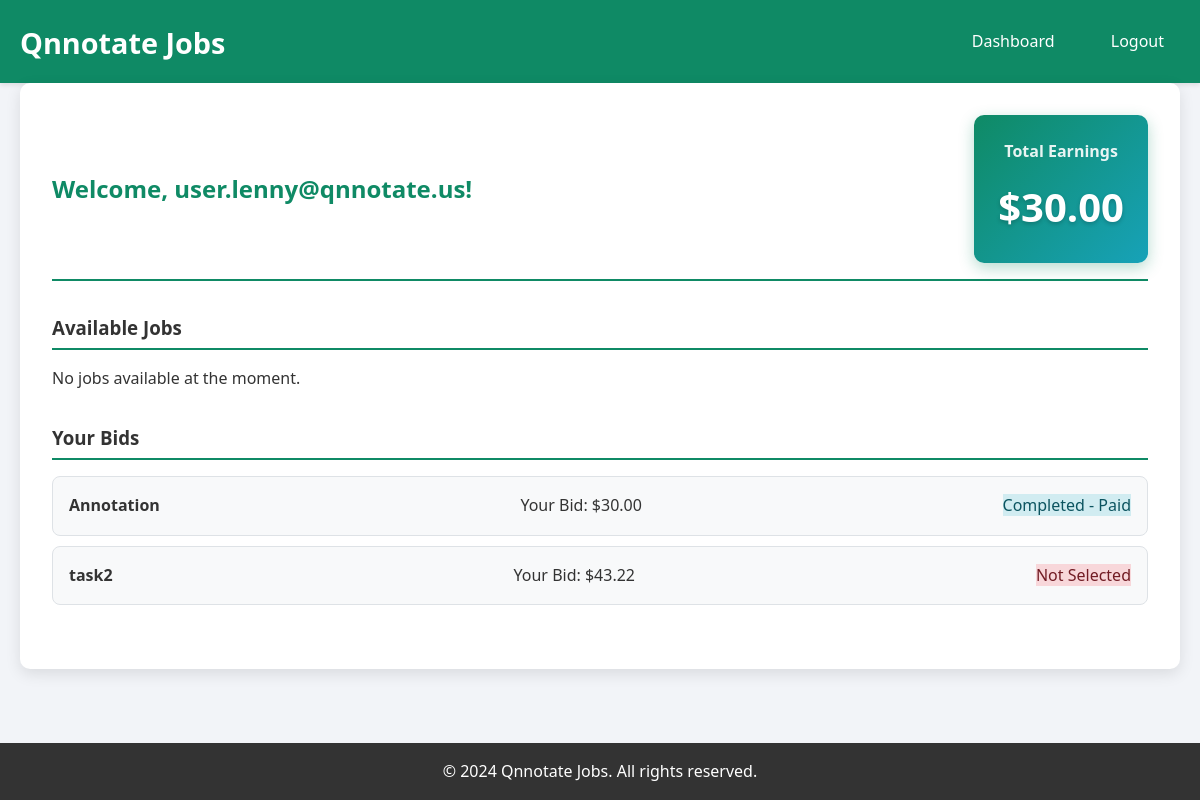
Screenshot of /user/dashboard (signed in) with the database file from the repository.
### models.py (models this page shows)
class User(db.Model):
    id = db.Column(db.Integer, primary_key=True)
    username = db.Column(db.String(80), unique=True, nullable=False)
    password = db.Column(db.String(200), nullable=False)
    total_earnings = db.Column(db.Float, default=0.0)
    created_at = db.Column(db.DateTime, default=datetime.utcnow)
    bids = db.relationship('Bid', backref='user', lazy=True)

class Bid(db.Model):
    id = db.Column(db.Integer, primary_key=True)
    user_id = db.Column(db.Integer, db.ForeignKey('user.id'), nullable=False)
    task_id = db.Column(db.Integer, db.ForeignKey('task.id'), nullable=False)
    amount = db.Column(db.Float, nullable=False)
    created_at = db.Column(db.DateTime, default=datetime.utcnow)
    is_selected = db.Column(db.Boolean, default=False)

class Task(db.Model):
    id = db.Column(db.Integer, primary_key=True)
    title = db.Column(db.String(200), nullable=False)
    description = db.Column(db.Text, nullable=False)
    status = db.Column(db.String(50), default='open')  # open, assigned, completed
    created_at = db.Column(db.DateTime, default=datetime.utcnow)
    assigned_user_id = db.Column(db.Integer, db.ForeignKey('user.id'), nullable=True)
    winning_bid_amount = db.Column(db.Float, nullable=True)
    bids = db.relationship('Bid', backref='task', lazy=True)
    assigned_user = db.relationship('User', foreign_keys=[assigned_user_id])

### app.py (the view)
@app.route('/user/dashboard')
def user_dashboard():
    if not session.get('user_id'):
        return redirect(url_for('user_login'))
    user = User.query.get(session['user_id'])
    tasks = Task.query.filter_by(status='open').all()
    user_bids = Bid.query.filter_by(user_id=user.id).all()
    return render_template('user_dashboard.html', user=user, tasks=tasks, user_bids=user_bids)

### templates/user_dashboard.html (shortened to what this page needs)
{% extends "base.html" %}
{% block content %}
<div class="user-dashboard">
    <div class="user-header">
        <h2>Welcome, {{ user.username }}!</h2>
        <div class="earnings-display">
            <h3>Total Earnings</h3>
            <div class="earnings-amount">${{ "%.2f"|format(user.total_earnings) }}</div>
        </div>
    </div>
    <div class="dashboard-section">
        <h3>Available Jobs</h3>
        <div class="jobs-grid">
            {% for task in tasks %}
            <div class="job-card">
                <h4>{{ task.title }}</h4>
                <p>{{ task.description }}</p>
                <div class="job-actions">
                    <form method="POST" action="{{ url_for('place_bid', task_id=task.id) }}" class="bid-form">
                        <div class="bid-input">
                            <label for="amount_{{ task.id }}">Your Bid ($):</label>
                            <input type="number" step="0.01" min="0.01" id="amount_{{ task.id }}" name="amount"
                                   value="{% for bid in user_bids %}{% if bid.task_id == task.id %}{{ bid.amount }}{% endif %}{% endfor %}" required>
                        </div>
                        <button type="submit" class="btn btn-primary">
                            {% set has_bid = False %}
                            {% for bid in user_bids %}
                                {% if bid.task_id == task.id %}
                                    {% set has_bid = True %}
                                    Update Bid
                                {% endif %}
                            {% endfor %}
                            {% if not has_bid %}Place Bid{% endif %}
                        </button>
                    </form>
                </div>
            </div>
            {% else %}
            <p>No jobs available at the moment.</p>
            {% endfor %}
        </div>
    </div>
    <div class="dashboard-section">
        <h3>Your Bids</h3>
        <div class="bids-list">
            {% for bid in user_bids %}
            <div class="bid-item">
                <h4>{{ bid.task.title }}</h4>
                <p>Your Bid: ${{ "%.2f"|format(bid.amount) }}</p>
                <div class="bid-status">
                    {% if bid.task.status == 'open' %}
                        <span class="status-open">Pending</span>
                    {% elif bid.task.status == 'assigned' and bid.is_selected %}
                        <span class="status-assigned">Selected</span>
                    {% elif bid.task.status == 'completed' and bid.is_selected %}
                        <span class="status-completed">Completed - Paid</span>
                    {% else %}
                        <span class="status-rejected">Not Selected</span>
                    {% endif %}
                </div>
            </div>
            {% else %}
            <p>You haven't placed any bids yet.</p>
            {% endfor %}
        </div>
    </div>
</div>
{% endblock %}

### static/style.css (style rules this page uses)
* { margin: 0; padding: 0; box-sizing: border-box; }
body { font-family: 'Segoe UI', Tahoma, Geneva, Verdana, sans-serif; background-color: #f2f4f8; color: #333; line-height: 1.6; }
.dashboard-section { margin-bottom: 2rem; }
.dashboard-section h3 { color: #333; margin-bottom: 1rem; border-bottom: 2px solid #0f8a65; padding-bottom: 5px; }
.tasks-grid, .jobs-grid { display: grid; grid-template-columns: repeat(auto-fill, minmax(300px, 1fr)); gap: 20px; }
.status-completed { background-color: #d1ecf1; color: #0c5460; }
.status-rejected { background-color: #f8d7da; color: #721c24; }
.user-dashboard { background: white; border-radius: 10px; padding: 2rem; box-shadow: 0 5px 15px rgba(0,0,0,0.1); }
.user-header { display: flex; justify-content: space-between; align-items: center; margin-bottom: 2rem; padding-bottom: 1rem; border-bottom: 2px solid #0f8a65; }
.user-header h2 { color: #0f8a65; }
.earnings-display { text-align: center; background: linear-gradient(135deg, #0f8a65, #17a2b8); color: white; padding: 1.5rem; border-radius: 10px; box-shadow: 0 5px 15px rgba(15, 138, 101, 0.3); }
.earnings-display h3 { font-size: 1rem; margin-bottom: 10px; opacity: 0.9; }
.earnings-amount { font-size: 2.5rem; font-weight: bold; text-shadow: 0 2px 4px rgba(0,0,0,0.2); }
.bids-list { space-y: 10px; }
.bid-item { background: #f8f9fa; border: 1px solid #dee2e6; border-radius: 8px; padding: 1rem; margin-bottom: 10px; display: flex; justify-content: space-between; align-items: center; }

### rows the page displays
User: username "user.lenny@qnnotate.us", total_earnings "30.00"
Bid: task "Annotation", amount "30.00", is_selected "Completed - Paid"
Bid: task "task2", amount "43.22", is_selected "Not Selected"
